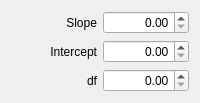
                        <widget class="QWidget" name="sfl3PLMTab">
                         <attribute name="title">
                          <string>Slope • Intercept • df</string>
                         </attribute>
                         <layout class="QGridLayout" name="gridLayout_52">
                          <item row="0" column="0">
                           <layout class="QGridLayout" name="gridLayout_25">
                            <item row="0" column="0">
                             <widget class="QLabel" name="sfl3PLMSlpLayer">
                              <property name="text">
                               <string>Slope</string>
                              </property>
                              <property name="alignment">
                               <set>Qt::AlignRight|Qt::AlignTrailing|Qt::AlignVCenter</set>
                              </property>
                             </widget>
                            </item>
                            <item row="0" column="1">
                             <widget class="QDoubleSpinBox" name="sfl3PLMSlpDSpin">
                              <property name="alignment">
                               <set>Qt::AlignRight|Qt::AlignTrailing|Qt::AlignVCenter</set>
                              </property>
                             </widget>
                            </item>
                            <item row="1" column="0">
                             <widget class="QLabel" name="sfl3PLMIntLabel">
                              <property name="text">
                               <string>Intercept</string>
                              </property>
                              <property name="alignment">
                               <set>Qt::AlignRight|Qt::AlignTrailing|Qt::AlignVCenter</set>
                              </property>
                             </widget>
                            </item>
                            <item row="1" column="1">
                             <widget class="QDoubleSpinBox" name="sfl3PLMIntDSpin">
                              <property name="alignment">
                               <set>Qt::AlignRight|Qt::AlignTrailing|Qt::AlignVCenter</set>
                              </property>
                             </widget>
                            </item>
                            <item row="2" column="0">
                             <widget class="QLabel" name="sfl3PLMDfLabel">
                              <property name="text">
                               <string>df</string>
                              </property>
                              <property name="alignment">
                               <set>Qt::AlignRight|Qt::AlignTrailing|Qt::AlignVCenter</set>
                              </property>
                             </widget>
                            </item>
                            <item row="2" column="1">
                             <widget class="QDoubleSpinBox" name="sfl3PLMDfDSpin">
                              <property name="alignment">
                               <set>Qt::AlignRight|Qt::AlignTrailing|Qt::AlignVCenter</set>
                              </property>
                             </widget>
                            </item>
                           </layout>
                          </item>
                         </layout>
                        </widget>
